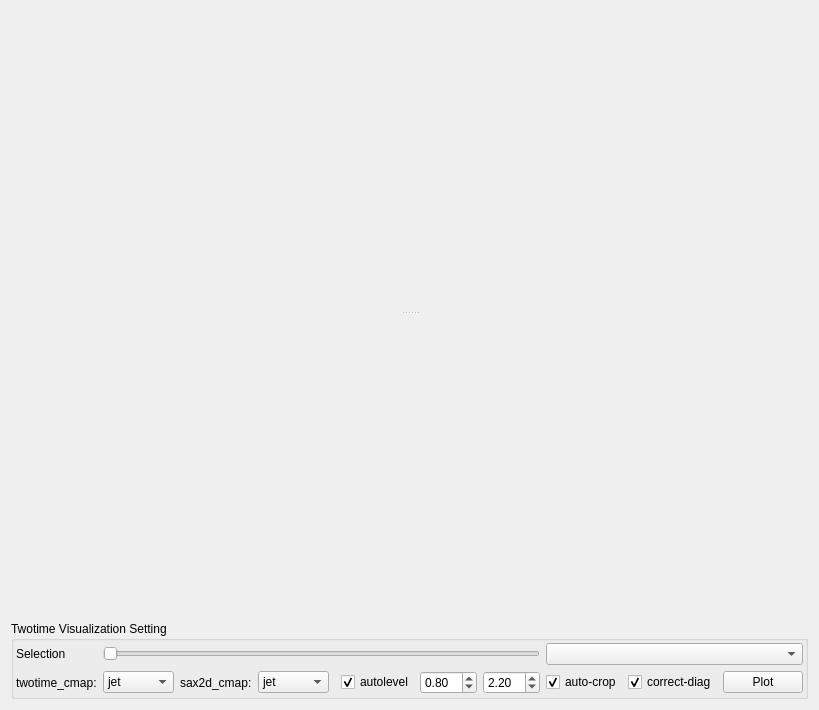
       <widget class="QWidget" name="tab_8">
        <attribute name="title">
         <string>Two Time</string>
        </attribute>
        <layout class="QGridLayout" name="gridLayout_33">
         <item row="0" column="0">
          <widget class="QSplitter" name="splitter_4">
           <property name="orientation">
            <enum>Qt::Orientation::Vertical</enum>
           </property>
           <widget class="GraphicsLayoutWidget" name="mp_2t_map" native="true">
            <property name="sizePolicy">
             <sizepolicy hsizetype="Preferred" vsizetype="Expanding">
              <horstretch>0</horstretch>
              <verstretch>1</verstretch>
             </sizepolicy>
            </property>
            <property name="minimumSize">
             <size>
              <width>300</width>
              <height>300</height>
             </size>
            </property>
           </widget>
           <widget class="ImageViewPlotItem" name="mp_2t" native="true">
            <property name="sizePolicy">
             <sizepolicy hsizetype="Preferred" vsizetype="Expanding">
              <horstretch>0</horstretch>
              <verstretch>2</verstretch>
             </sizepolicy>
            </property>
            <property name="minimumSize">
             <size>
              <width>300</width>
              <height>300</height>
             </size>
            </property>
           </widget>
          </widget>
         </item>
         <item row="1" column="0">
          <widget class="QGroupBox" name="groupBox_11">
           <property name="sizePolicy">
            <sizepolicy hsizetype="Expanding" vsizetype="Preferred">
             <horstretch>0</horstretch>
             <verstretch>0</verstretch>
            </sizepolicy>
           </property>
           <property name="minimumSize">
            <size>
             <width>0</width>
             <height>0</height>
            </size>
           </property>
           <property name="maximumSize">
            <size>
             <width>16777215</width>
             <height>65536</height>
            </size>
           </property>
           <property name="title">
            <string>Twotime Visualization Setting</string>
           </property>
           <layout class="QGridLayout" name="gridLayout_2">
            <property name="leftMargin">
             <number>2</number>
            </property>
            <property name="topMargin">
             <number>2</number>
            </property>
            <property name="rightMargin">
             <number>2</number>
            </property>
            <property name="bottomMargin">
             <number>2</number>
            </property>
            <item row="1" column="0">
             <widget class="QLabel" name="label_28">
              <property name="text">
               <string>twotime_cmap:</string>
              </property>
             </widget>
            </item>
            <item row="1" column="7">
             <widget class="QDoubleSpinBox" name="c2_max">
              <property name="minimum">
               <double>-1.000000000000000</double>
              </property>
              <property name="value">
               <double>2.200000000000000</double>
              </property>
             </widget>
            </item>
            <item row="1" column="9">
             <widget class="QCheckBox" name="twotime_correct_diag">
              <property name="text">
               <string>correct-diag</string>
              </property>
              <property name="checked">
               <bool>true</bool>
              </property>
             </widget>
            </item>
            <item row="1" column="1">
             <widget class="QComboBox" name="cb_twotime_cmap">
              <property name="sizePolicy">
               <sizepolicy hsizetype="Preferred" vsizetype="Fixed">
                <horstretch>0</horstretch>
                <verstretch>0</verstretch>
               </sizepolicy>
              </property>
              <property name="minimumSize">
               <size>
                <width>0</width>
                <height>0</height>
               </size>
              </property>
              <item>
               <property name="text">
                <string>jet</string>
               </property>
              </item>
              <item>
               <property name="text">
                <string>hot</string>
               </property>
              </item>
              <item>
               <property name="text">
                <string>plasma</string>
               </property>
              </item>
              <item>
               <property name="text">
                <string>viridis</string>
               </property>
              </item>
              <item>
               <property name="text">
                <string>magma</string>
               </property>
              </item>
              <item>
               <property name="text">
                <string>gray</string>
               </property>
              </item>
             </widget>
            </item>
            <item row="0" column="8" colspan="3">
             <widget class="QComboBox" name="comboBox_twotime_selection">
              <property name="minimumSize">
               <size>
                <width>200</width>
                <height>0</height>
               </size>
              </property>
             </widget>
            </item>
            <item row="1" column="10">
             <widget class="QPushButton" name="pushButton_12">
              <property name="text">
               <string>Plot</string>
              </property>
             </widget>
            </item>
            <item row="1" column="3">
             <widget class="QComboBox" name="cb_twotime_saxs_cmap">
              <item>
               <property name="text">
                <string>jet</string>
               </property>
              </item>
              <item>
               <property name="text">
                <string>hot</string>
               </property>
              </item>
              <item>
               <property name="text">
                <string>plasma</string>
               </property>
              </item>
              <item>
               <property name="text">
                <string>viridis</string>
               </property>
              </item>
              <item>
               <property name="text">
                <string>magma</string>
               </property>
              </item>
              <item>
               <property name="text">
                <string>gray</string>
               </property>
              </item>
             </widget>
            </item>
            <item row="0" column="1" colspan="7">
             <widget class="QSlider" name="horizontalSlider_twotime_selection">
              <property name="orientation">
               <enum>Qt::Orientation::Horizontal</enum>
              </property>
             </widget>
            </item>
            <item row="1" column="6">
             <widget class="QDoubleSpinBox" name="c2_min">
              <property name="minimum">
               <double>-1.000000000000000</double>
              </property>
              <property name="value">
               <double>0.800000000000000</double>
              </property>
             </widget>
            </item>
            <item row="0" column="0">
             <widget class="QLabel" name="label_29">
              <property name="text">
               <string>Selection</string>
              </property>
             </widget>
            </item>
            <item row="1" column="2">
             <widget class="QLabel" name="label_35">
              <property name="text">
               <string>sax2d_cmap:</string>
              </property>
             </widget>
            </item>
            <item row="1" column="8">
             <widget class="QCheckBox" name="twotime_autocrop">
              <property name="text">
               <string>auto-crop</string>
              </property>
              <property name="checked">
               <bool>true</bool>
              </property>
             </widget>
            </item>
            <item row="1" column="5">
             <widget class="QCheckBox" name="checkBox_twotime_autolevel">
              <property name="text">
               <string>autolevel</string>
              </property>
              <property name="checked">
               <bool>true</bool>
              </property>
             </widget>
            </item>
           </layout>
          </widget>
         </item>
        </layout>
       </widget>
